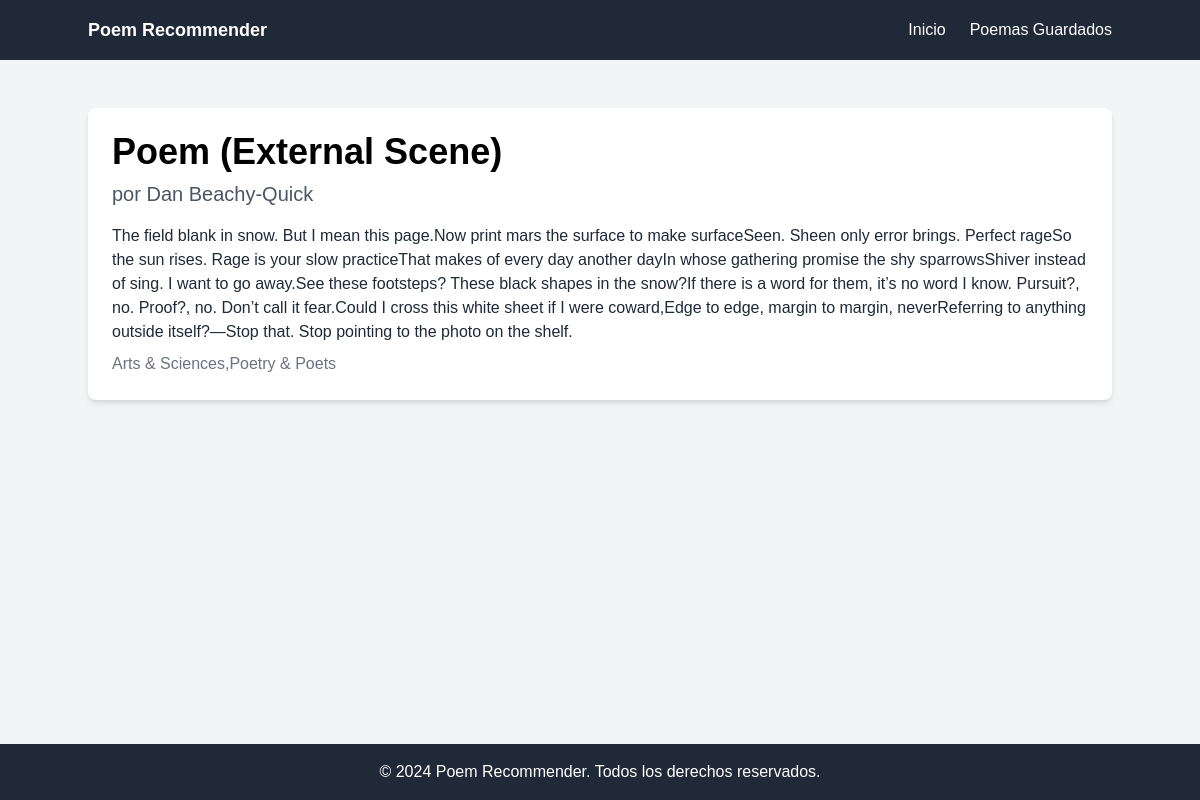
Screenshot of /poem/35/ with the database file from the repository.
### recommender/models.py (models this page shows, shortened)
class Poem(models.Model):
    title = models.CharField(max_length=200)
    poet = models.CharField(max_length=100)
    content = models.TextField()
    tags = models.CharField(max_length=200)

### recommender/views.py (the view)
# urls.py: path('poem/<int:poem_id>/', views.poem_detail, name='poem_detail'),
def poem_detail(request, poem_id):
    poem = get_object_or_404(Poem, pk=poem_id)
    return render(request, 'poem_detail.html', {'poem': poem})

### recommender/templates/poem_detail.html
{% extends "layout.html" %}
{% block content %}
<div class="container mx-auto mt-12">
    <div class="bg-white shadow-md rounded-lg p-6">
        <h1 class="text-4xl font-bold">{{ poem.title }}</h1>
        <h2 class="text-xl text-gray-600 mt-2">por {{ poem.poet }}</h2>
        <p class="text-gray-800 mt-4">{{ poem.content }}</p>
        <p class="text-gray-500 mt-2">{{ poem.tags }}</p>
    </div>
</div>
{% endblock %}

### recommender/templates/static/css/style.css (style rules this page uses)
body { font-family: 'Arial', sans-serif; background-color: #f4f4f9; }

### rows the page displays
Poem: title "Poem (External Scene)", poet "Dan Beachy-Quick", content "The field blank in snow. But I mean this page.Now print mars the surface to make surfaceSeen. Sheen only error brings. Perfect rageSo the sun rises. Rage is your slow practiceThat makes of every day another dayIn whose gathering promise the shy sparrowsShiver instead of sing. I want to go away.See these footsteps? These black shapes in the snow?If there is a word for them, it’s no word I know. Pursuit?, no. Proof?, no. Don’t call it fear.Could I cross this white sheet if I were coward,Edge to edge, margin to margin, neverReferring to anything outside itself?—Stop that. Stop pointing to the photo on the shelf.", tags "Arts & Sciences,Poetry & Poets"
